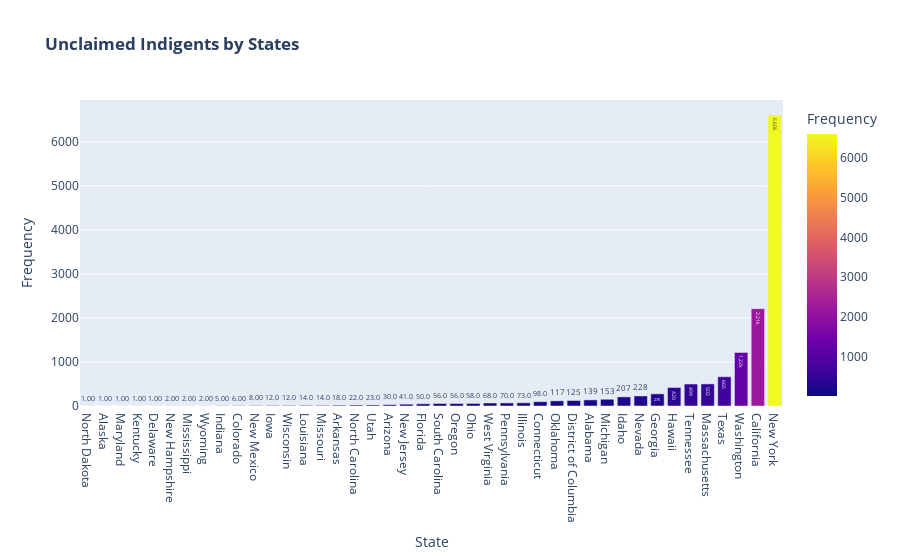

Write notebook code for a chart like this one.
### Code cell
df3 = pd.DataFrame(ds_burial.groupby('State')['Death_Year'].size())
df3.sort_values(by=['Death_Year'],ascending=True,inplace=True)
fig = px.bar(df3, y='Death_Year', x=df3.index, text_auto='0.3s',
             hover_data=['Death_Year'], color='Death_Year',
             labels={'Death_Year':'Frequency','MilitaryAffiliation':'Military Affiliation'},
             title="<b>Unclaimed Indigents by States</b>")
fig.show()

### Figure 1 — Plotly figure (JSON) as saved in the notebook; plotly's stock layout.template omitted (floating-point values rounded to 4 significant figures)
{"data": [{"alignmentgroup": "True", "hovertemplate": "State=%{x}<br>Frequency=%{marker.color}<extra></extra>", "legendgroup": "", "marker": {"color": [1, 1, 1, 1, 1, 2, 2, 2, 5, 6, 8, 12, 12, 14, 14, 18, 22, 23, 30, 41, 50, 56, 56, 58, 68, 70, 73, 98, 117, 125, 139, 153, 207, 228, 276, 420, 499, 502, 665, 1216, 2211, 6603], "coloraxis": "coloraxis", "pattern": {"shape": ""}}, "name": "", "offsetgroup": "", "orientation": "v", "showlegend": false, "textposition": "auto", "texttemplate": "%{y:0.3s}", "type": "bar", "x": ["North Dakota", "Alaska", "Maryland", "Kentucky", "Delaware", "New Hampshire", "Mississippi", "Wyoming", "Indiana", "Colorado", "New Mexico", "Iowa", "Wisconsin", "Louisiana", "Missouri", "Arkansas", "North Carolina", "Utah", "Arizona", "New Jersey", "Florida", "South Carolina", "Oregon", "Ohio", "West Virginia", "Pennsylvania", "Illinois", "Connecticut", "Oklahoma", "District of Columbia", "Alabama", "Michigan", "Idaho", "Nevada", "Georgia", "Hawaii", "Tennessee", "Massachusetts", "Texas", "Washington", "California", "New York"], "xaxis": "x", "y": [1, 1, 1, 1, 1, 2, 2, 2, 5, 6, 8, 12, 12, 14, 14, 18, 22, 23, 30, 41, 50, 56, 56, 58, 68, 70, 73, 98, 117, 125, 139, 153, 207, 228, 276, 420, 499, 502, 665, 1216, 2211, 6603], "yaxis": "y"}], "layout": {"barmode": "relative", "coloraxis": {"colorbar": {"title": {"text": "Frequency"}}, "colorscale": [[0, "#0d0887"], [0.1111, "#46039f"], [0.2222, "#7201a8"], [0.3333, "#9c179e"], [0.4444, "#bd3786"], [0.5556, "#d8576b"], [0.6667, "#ed7953"], [0.7778, "#fb9f3a"], [0.8889, "#fdca26"], [1, "#f0f921"]]}, "legend": {"tracegroupgap": 0}, "title": {"text": "<b>Unclaimed Indigents by States</b>"}, "xaxis": {"anchor": "y", "domain": [0, 1], "title": {"text": "State"}}, "yaxis": {"anchor": "x", "domain": [0, 1], "title": {"text": "Frequency"}}}}
